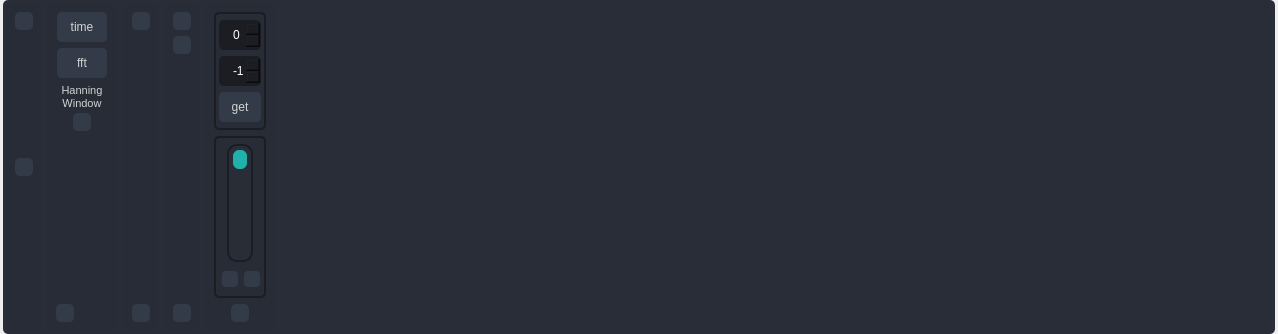
<?xml version="1.0" encoding="UTF-8"?>
<ui version="4.0">
 <class>widget_plot</class>
 <widget class="QWidget" name="widget_plot">
  <property name="geometry">
   <rect>
    <x>0</x>
    <y>0</y>
    <width>1278</width>
    <height>334</height>
   </rect>
  </property>
  <property name="windowTitle">
   <string>Form</string>
  </property>
  <property name="styleSheet">
   <string notr="true">color: rgb(210, 210, 210);</string>
  </property>
  <layout class="QVBoxLayout" name="verticalLayout">
   <property name="spacing">
    <number>3</number>
   </property>
   <property name="leftMargin">
    <number>3</number>
   </property>
   <property name="topMargin">
    <number>0</number>
   </property>
   <property name="rightMargin">
    <number>3</number>
   </property>
   <property name="bottomMargin">
    <number>0</number>
   </property>
   <item>
    <widget class="QFrame" name="frame_plot">
     <property name="minimumSize">
      <size>
       <width>0</width>
       <height>0</height>
      </size>
     </property>
     <property name="maximumSize">
      <size>
       <width>16777215</width>
       <height>16777215</height>
      </size>
     </property>
     <property name="styleSheet">
      <string notr="true">background-color: rgb(41, 45, 56);
border-radius: 5px;
</string>
     </property>
     <property name="frameShape">
      <enum>QFrame::NoFrame</enum>
     </property>
     <property name="frameShadow">
      <enum>QFrame::Raised</enum>
     </property>
     <layout class="QHBoxLayout" name="horizontalLayout">
      <property name="leftMargin">
       <number>3</number>
      </property>
      <property name="topMargin">
       <number>3</number>
      </property>
      <property name="rightMargin">
       <number>3</number>
      </property>
      <property name="bottomMargin">
       <number>3</number>
      </property>
      <item>
       <widget class="QFrame" name="frame_title">
        <property name="sizePolicy">
         <sizepolicy hsizetype="Fixed" vsizetype="Preferred">
          <horstretch>0</horstretch>
          <verstretch>0</verstretch>
         </sizepolicy>
        </property>
        <property name="minimumSize">
         <size>
          <width>35</width>
          <height>0</height>
         </size>
        </property>
        <property name="maximumSize">
         <size>
          <width>35</width>
          <height>16777215</height>
         </size>
        </property>
        <property name="cursor">
         <cursorShape>ArrowCursor</cursorShape>
        </property>
        <property name="styleSheet">
         <string notr="true">QFrame {
    background-color: rgb(39, 44, 54);
}

QPushButton {
	border: 2px solid rgb(52, 59, 72);
	border-radius: 5px;	
	background-color: rgb(52, 59, 72);
}
QPushButton:hover {
	background-color: rgb(57, 65, 80);
	border: 2px solid rgb(61, 70, 86);
}
QPushButton:pressed {	
	background-color: rgb(35, 40, 49);
	border: 2px solid rgb(43, 50, 61);
}
QPushButton:disabled {
     background-color: rgb(29,33,41);
     border: 2px solid rgb(29,33,41);
}</string>
        </property>
        <property name="frameShape">
         <enum>QFrame::StyledPanel</enum>
        </property>
        <property name="frameShadow">
         <enum>QFrame::Raised</enum>
        </property>
        <layout class="QVBoxLayout" name="verticalLayout_3">
         <property name="leftMargin">
          <number>9</number>
         </property>
         <property name="topMargin">
          <number>9</number>
         </property>
         <property name="rightMargin">
          <number>9</number>
         </property>
         <property name="bottomMargin">
          <number>9</number>
         </property>
         <item alignment="Qt::AlignTop">
          <widget class="QPushButton" name="pushButton_pop_out">
           <property name="minimumSize">
            <size>
             <width>18</width>
             <height>18</height>
            </size>
           </property>
           <property name="maximumSize">
            <size>
             <width>18</width>
             <height>18</height>
            </size>
           </property>
           <property name="toolTip">
            <string/>
           </property>
           <property name="styleSheet">
            <string notr="true"/>
           </property>
           <property name="text">
            <string/>
           </property>
           <property name="icon">
            <iconset resource="resources.qrc">
             <normaloff>:/icons/icons/outline_open_in_full_white_18dp.png</normaloff>:/icons/icons/outline_open_in_full_white_18dp.png</iconset>
           </property>
          </widget>
         </item>
         <item>
          <widget class="QPushButton" name="pushButton_plot_settings">
           <property name="minimumSize">
            <size>
             <width>18</width>
             <height>18</height>
            </size>
           </property>
           <property name="maximumSize">
            <size>
             <width>18</width>
             <height>18</height>
            </size>
           </property>
           <property name="toolTip">
            <string>Plot settings</string>
           </property>
           <property name="styleSheet">
            <string notr="true"/>
           </property>
           <property name="text">
            <string/>
           </property>
           <property name="icon">
            <iconset resource="resources.qrc">
             <normaloff>:/icons/icons/outline_settings_white_18dp.png</normaloff>:/icons/icons/outline_settings_white_18dp.png</iconset>
           </property>
          </widget>
         </item>
         <item>
          <widget class="QFrame" name="title_label_frame">
           <property name="sizePolicy">
            <sizepolicy hsizetype="Preferred" vsizetype="Preferred">
             <horstretch>0</horstretch>
             <verstretch>0</verstretch>
            </sizepolicy>
           </property>
           <property name="frameShape">
            <enum>QFrame::StyledPanel</enum>
           </property>
           <property name="frameShadow">
            <enum>QFrame::Raised</enum>
           </property>
           <layout class="QVBoxLayout" name="verticalLayout_2">
            <property name="leftMargin">
             <number>0</number>
            </property>
            <property name="topMargin">
             <number>0</number>
            </property>
            <property name="rightMargin">
             <number>0</number>
            </property>
            <property name="bottomMargin">
             <number>0</number>
            </property>
           </layout>
          </widget>
         </item>
        </layout>
       </widget>
      </item>
      <item>
       <widget class="QFrame" name="frame_time_freq_settings">
        <property name="sizePolicy">
         <sizepolicy hsizetype="Fixed" vsizetype="Preferred">
          <horstretch>0</horstretch>
          <verstretch>0</verstretch>
         </sizepolicy>
        </property>
        <property name="minimumSize">
         <size>
          <width>70</width>
          <height>0</height>
         </size>
        </property>
        <property name="maximumSize">
         <size>
          <width>35</width>
          <height>16777215</height>
         </size>
        </property>
        <property name="cursor">
         <cursorShape>ArrowCursor</cursorShape>
        </property>
        <property name="styleSheet">
         <string notr="true">QFrame {
    background-color: rgb(39, 44, 54);
}

QPushButton {
	border: 2px solid rgb(52, 59, 72);
	border-radius: 5px;	
	background-color: rgb(52, 59, 72);
}
QPushButton:hover {
	background-color: rgb(57, 65, 80);
	border: 2px solid rgb(61, 70, 86);
}
QPushButton:pressed {	
	background-color: rgb(35, 40, 49);
	border: 2px solid rgb(43, 50, 61);
}
QPushButton:disabled {
     background-color: rgb(29,33,41);
     border: 2px solid rgb(29,33,41);
}
QSpinBox {
    color: rgb(255,255,255);
    background-color: rgb(27, 29, 35);
    border-radius: 5px;
    border: 2px solid rgb(27, 29, 35);
    padding-left: 10px;
}
QSpinBox:hover {
    border: 2px solid rgb(58, 66, 81);
}
QSpinBox:focus {
    border: 2px solid rgb(91, 101, 124);
}
QSpinBox:disabled {
    color: rgb(60,60,60);
	border: 2px solid rgb(64, 64, 64);
}

QSpinBox::up-button {
    border-image: url(:/icons/icons/outline_keyboard_arrow_up_white_18dp.png);
    /*border-width: 1px;*/
}

QSpinBox::down-button {
    border-image: url(:/icons/icons/outline_keyboard_arrow_down_white_18dp.png);
    /*border-width: 1px;*/
}</string>
        </property>
        <property name="frameShape">
         <enum>QFrame::StyledPanel</enum>
        </property>
        <property name="frameShadow">
         <enum>QFrame::Raised</enum>
        </property>
        <layout class="QVBoxLayout" name="verticalLayout_11">
         <property name="leftMargin">
          <number>9</number>
         </property>
         <property name="topMargin">
          <number>9</number>
         </property>
         <property name="rightMargin">
          <number>9</number>
         </property>
         <property name="bottomMargin">
          <number>9</number>
         </property>
         <item alignment="Qt::AlignHCenter">
          <widget class="QPushButton" name="pushButton_tf_time">
           <property name="minimumSize">
            <size>
             <width>50</width>
             <height>30</height>
            </size>
           </property>
           <property name="maximumSize">
            <size>
             <width>50</width>
             <height>30</height>
            </size>
           </property>
           <property name="toolTip">
            <string>live plot over time</string>
           </property>
           <property name="styleSheet">
            <string notr="true"/>
           </property>
           <property name="text">
            <string>time</string>
           </property>
          </widget>
         </item>
         <item alignment="Qt::AlignHCenter">
          <widget class="QPushButton" name="pushButton_tf_fft">
           <property name="minimumSize">
            <size>
             <width>50</width>
             <height>30</height>
            </size>
           </property>
           <property name="maximumSize">
            <size>
             <width>50</width>
             <height>30</height>
            </size>
           </property>
           <property name="toolTip">
            <string>live FFT plot</string>
           </property>
           <property name="styleSheet">
            <string notr="true"/>
           </property>
           <property name="text">
            <string>fft</string>
           </property>
          </widget>
         </item>
         <item>
          <widget class="QFrame" name="frame_tf_fft_settings">
           <property name="sizePolicy">
            <sizepolicy hsizetype="Expanding" vsizetype="Preferred">
             <horstretch>0</horstretch>
             <verstretch>0</verstretch>
            </sizepolicy>
           </property>
           <property name="frameShape">
            <enum>QFrame::StyledPanel</enum>
           </property>
           <property name="frameShadow">
            <enum>QFrame::Raised</enum>
           </property>
           <layout class="QVBoxLayout" name="verticalLayout_7">
            <property name="spacing">
             <number>3</number>
            </property>
            <property name="leftMargin">
             <number>0</number>
            </property>
            <property name="topMargin">
             <number>0</number>
            </property>
            <property name="rightMargin">
             <number>0</number>
            </property>
            <property name="bottomMargin">
             <number>0</number>
            </property>
            <item>
             <widget class="QLabel" name="hanning_window_label">
              <property name="sizePolicy">
               <sizepolicy hsizetype="Preferred" vsizetype="Minimum">
                <horstretch>0</horstretch>
                <verstretch>0</verstretch>
               </sizepolicy>
              </property>
              <property name="minimumSize">
               <size>
                <width>0</width>
                <height>0</height>
               </size>
              </property>
              <property name="maximumSize">
               <size>
                <width>16777215</width>
                <height>16777215</height>
               </size>
              </property>
              <property name="text">
               <string>&lt;html&gt;&lt;head/&gt;&lt;body&gt;&lt;p align=&quot;center&quot;&gt;&lt;span style=&quot; font-size:8pt;&quot;&gt;Hanning&lt;br/&gt;Window&lt;/span&gt;&lt;/p&gt;&lt;/body&gt;&lt;/html&gt;</string>
              </property>
              <property name="textFormat">
               <enum>Qt::MarkdownText</enum>
              </property>
             </widget>
            </item>
            <item alignment="Qt::AlignHCenter">
             <widget class="QPushButton" name="pushButton_hanning_window">
              <property name="minimumSize">
               <size>
                <width>18</width>
                <height>18</height>
               </size>
              </property>
              <property name="maximumSize">
               <size>
                <width>18</width>
                <height>18</height>
               </size>
              </property>
              <property name="toolTip">
               <string/>
              </property>
              <property name="styleSheet">
               <string notr="true"/>
              </property>
              <property name="text">
               <string/>
              </property>
              <property name="icon">
               <iconset resource="resources.qrc">
                <normaloff>:/icons/icons/outline_window_white_18dp.png</normaloff>:/icons/icons/outline_window_white_18dp.png</iconset>
              </property>
             </widget>
            </item>
           </layout>
          </widget>
         </item>
         <item>
          <spacer name="verticalSpacer_3">
           <property name="orientation">
            <enum>Qt::Vertical</enum>
           </property>
           <property name="sizeHint" stdset="0">
            <size>
             <width>20</width>
             <height>40</height>
            </size>
           </property>
          </spacer>
         </item>
         <item>
          <widget class="QPushButton" name="pushButton_time_freq_close_settings">
           <property name="minimumSize">
            <size>
             <width>18</width>
             <height>18</height>
            </size>
           </property>
           <property name="maximumSize">
            <size>
             <width>18</width>
             <height>18</height>
            </size>
           </property>
           <property name="toolTip">
            <string>Close plot settings</string>
           </property>
           <property name="styleSheet">
            <string notr="true"/>
           </property>
           <property name="text">
            <string/>
           </property>
           <property name="icon">
            <iconset resource="resources.qrc">
             <normaloff>:/icons/icons/outline_arrow_back_ios_white_18dp.png</normaloff>:/icons/icons/outline_arrow_back_ios_white_18dp.png</iconset>
           </property>
          </widget>
         </item>
        </layout>
       </widget>
      </item>
      <item>
       <widget class="QFrame" name="frame_load_out_fmt">
        <property name="sizePolicy">
         <sizepolicy hsizetype="Fixed" vsizetype="Preferred">
          <horstretch>0</horstretch>
          <verstretch>0</verstretch>
         </sizepolicy>
        </property>
        <property name="minimumSize">
         <size>
          <width>35</width>
          <height>0</height>
         </size>
        </property>
        <property name="maximumSize">
         <size>
          <width>35</width>
          <height>16777215</height>
         </size>
        </property>
        <property name="cursor">
         <cursorShape>ArrowCursor</cursorShape>
        </property>
        <property name="styleSheet">
         <string notr="true">QFrame {
    background-color: rgb(39, 44, 54);
}

QPushButton {
	border: 2px solid rgb(52, 59, 72);
	border-radius: 5px;	
	background-color: rgb(52, 59, 72);
}
QPushButton:hover {
	background-color: rgb(57, 65, 80);
	border: 2px solid rgb(61, 70, 86);
}
QPushButton:pressed {	
	background-color: rgb(35, 40, 49);
	border: 2px solid rgb(43, 50, 61);
}
QPushButton:disabled {
     background-color: rgb(29,33,41);
     border: 2px solid rgb(29,33,41);
}</string>
        </property>
        <property name="frameShape">
         <enum>QFrame::StyledPanel</enum>
        </property>
        <property name="frameShadow">
         <enum>QFrame::Raised</enum>
        </property>
        <layout class="QVBoxLayout" name="verticalLayout_8">
         <property name="leftMargin">
          <number>9</number>
         </property>
         <property name="topMargin">
          <number>9</number>
         </property>
         <property name="rightMargin">
          <number>9</number>
         </property>
         <property name="bottomMargin">
          <number>9</number>
         </property>
         <item>
          <widget class="QPushButton" name="pushButton_load_out_fmt">
           <property name="minimumSize">
            <size>
             <width>18</width>
             <height>18</height>
            </size>
           </property>
           <property name="maximumSize">
            <size>
             <width>18</width>
             <height>18</height>
            </size>
           </property>
           <property name="toolTip">
            <string>Output format description file loading</string>
           </property>
           <property name="styleSheet">
            <string notr="true"/>
           </property>
           <property name="text">
            <string/>
           </property>
           <property name="icon">
            <iconset resource="resources.qrc">
             <normaloff>:/icons/icons/outline_file_upload_white_18dp.png</normaloff>:/icons/icons/outline_file_upload_white_18dp.png</iconset>
           </property>
          </widget>
         </item>
         <item>
          <widget class="QPushButton" name="out_fmt_status">
           <property name="enabled">
            <bool>true</bool>
           </property>
           <property name="minimumSize">
            <size>
             <width>18</width>
             <height>18</height>
            </size>
           </property>
           <property name="maximumSize">
            <size>
             <width>18</width>
             <height>18</height>
            </size>
           </property>
           <property name="toolTip">
            <string>Output format description file loading status</string>
           </property>
           <property name="styleSheet">
            <string notr="true">background-color: transparent;
border-color: transparent;</string>
           </property>
           <property name="text">
            <string/>
           </property>
           <property name="icon">
            <iconset resource="resources.qrc">
             <normaloff>:/icons/icons/outline_close_white_36dp.png</normaloff>:/icons/icons/outline_close_white_36dp.png</iconset>
           </property>
          </widget>
         </item>
         <item>
          <spacer name="verticalSpacer_2">
           <property name="orientation">
            <enum>Qt::Vertical</enum>
           </property>
           <property name="sizeHint" stdset="0">
            <size>
             <width>20</width>
             <height>40</height>
            </size>
           </property>
          </spacer>
         </item>
         <item>
          <widget class="QPushButton" name="pushButton_close_settings">
           <property name="minimumSize">
            <size>
             <width>18</width>
             <height>18</height>
            </size>
           </property>
           <property name="maximumSize">
            <size>
             <width>18</width>
             <height>18</height>
            </size>
           </property>
           <property name="toolTip">
            <string>Close plot settings</string>
           </property>
           <property name="styleSheet">
            <string notr="true"/>
           </property>
           <property name="text">
            <string/>
           </property>
           <property name="icon">
            <iconset resource="resources.qrc">
             <normaloff>:/icons/icons/outline_arrow_back_ios_white_18dp.png</normaloff>:/icons/icons/outline_arrow_back_ios_white_18dp.png</iconset>
           </property>
          </widget>
         </item>
        </layout>
       </widget>
      </item>
      <item>
       <widget class="QFrame" name="frame_fft_settings">
        <property name="sizePolicy">
         <sizepolicy hsizetype="Fixed" vsizetype="Preferred">
          <horstretch>0</horstretch>
          <verstretch>0</verstretch>
         </sizepolicy>
        </property>
        <property name="minimumSize">
         <size>
          <width>35</width>
          <height>0</height>
         </size>
        </property>
        <property name="maximumSize">
         <size>
          <width>35</width>
          <height>16777215</height>
         </size>
        </property>
        <property name="cursor">
         <cursorShape>ArrowCursor</cursorShape>
        </property>
        <property name="styleSheet">
         <string notr="true">QFrame {
    background-color: rgb(39, 44, 54);
}

QPushButton {
	border: 2px solid rgb(52, 59, 72);
	border-radius: 5px;	
	background-color: rgb(52, 59, 72);
}
QPushButton:hover {
	background-color: rgb(57, 65, 80);
	border: 2px solid rgb(61, 70, 86);
}
QPushButton:pressed {	
	background-color: rgb(35, 40, 49);
	border: 2px solid rgb(43, 50, 61);
}
QPushButton:disabled {
     background-color: rgb(29,33,41);
     border: 2px solid rgb(29,33,41);
}</string>
        </property>
        <property name="frameShape">
         <enum>QFrame::StyledPanel</enum>
        </property>
        <property name="frameShadow">
         <enum>QFrame::Raised</enum>
        </property>
        <layout class="QVBoxLayout" name="verticalLayout_9">
         <property name="leftMargin">
          <number>9</number>
         </property>
         <property name="topMargin">
          <number>9</number>
         </property>
         <property name="rightMargin">
          <number>9</number>
         </property>
         <property name="bottomMargin">
          <number>9</number>
         </property>
         <item>
          <widget class="QPushButton" name="pushButton_fft_peak">
           <property name="minimumSize">
            <size>
             <width>18</width>
             <height>18</height>
            </size>
           </property>
           <property name="maximumSize">
            <size>
             <width>18</width>
             <height>18</height>
            </size>
           </property>
           <property name="toolTip">
            <string>Frequency peak detector</string>
           </property>
           <property name="styleSheet">
            <string notr="true"/>
           </property>
           <property name="text">
            <string/>
           </property>
           <property name="icon">
            <iconset resource="resources.qrc">
             <normaloff>:/icons/icons/outline_peak_white_18dp.png</normaloff>:/icons/icons/outline_peak_white_18dp.png</iconset>
           </property>
          </widget>
         </item>
         <item>
          <widget class="QPushButton" name="pushButton_fft_filter">
           <property name="minimumSize">
            <size>
             <width>18</width>
             <height>18</height>
            </size>
           </property>
           <property name="maximumSize">
            <size>
             <width>18</width>
             <height>18</height>
            </size>
           </property>
           <property name="toolTip">
            <string>Enable frequency filter regions</string>
           </property>
           <property name="styleSheet">
            <string notr="true"/>
           </property>
           <property name="text">
            <string/>
           </property>
           <property name="icon">
            <iconset resource="resources.qrc">
             <normaloff>:/icons/icons/outline_filter_alt_white_18dp.png</normaloff>:/icons/icons/outline_filter_alt_white_18dp.png</iconset>
           </property>
          </widget>
         </item>
         <item>
          <spacer name="verticalSpacer">
           <property name="orientation">
            <enum>Qt::Vertical</enum>
           </property>
           <property name="sizeHint" stdset="0">
            <size>
             <width>20</width>
             <height>40</height>
            </size>
           </property>
          </spacer>
         </item>
         <item>
          <widget class="QPushButton" name="pushButton_fft_close_settings">
           <property name="minimumSize">
            <size>
             <width>18</width>
             <height>18</height>
            </size>
           </property>
           <property name="maximumSize">
            <size>
             <width>18</width>
             <height>18</height>
            </size>
           </property>
           <property name="toolTip">
            <string>Close plot settings</string>
           </property>
           <property name="styleSheet">
            <string notr="true"/>
           </property>
           <property name="text">
            <string/>
           </property>
           <property name="icon">
            <iconset resource="resources.qrc">
             <normaloff>:/icons/icons/outline_arrow_back_ios_white_18dp.png</normaloff>:/icons/icons/outline_arrow_back_ios_white_18dp.png</iconset>
           </property>
          </widget>
         </item>
        </layout>
       </widget>
      </item>
      <item>
       <widget class="QFrame" name="frame_wav_control">
        <property name="enabled">
         <bool>true</bool>
        </property>
        <property name="sizePolicy">
         <sizepolicy hsizetype="Fixed" vsizetype="Preferred">
          <horstretch>0</horstretch>
          <verstretch>0</verstretch>
         </sizepolicy>
        </property>
        <property name="minimumSize">
         <size>
          <width>70</width>
          <height>0</height>
         </size>
        </property>
        <property name="maximumSize">
         <size>
          <width>70</width>
          <height>16777215</height>
         </size>
        </property>
        <property name="cursor">
         <cursorShape>ArrowCursor</cursorShape>
        </property>
        <property name="styleSheet">
         <string notr="true">QFrame {
    background-color: rgb(39, 44, 54);
}

QPushButton {
	border: 2px solid rgb(52, 59, 72);
	border-radius: 5px;	
	background-color: rgb(52, 59, 72);
}
QPushButton:hover {
	background-color: rgb(57, 65, 80);
	border: 2px solid rgb(61, 70, 86);
}
QPushButton:pressed {	
	background-color: rgb(35, 40, 49);
	border: 2px solid rgb(43, 50, 61);
}
QPushButton:disabled {
     background-color: rgb(29,33,41);
     border: 2px solid rgb(29,33,41);
}</string>
        </property>
        <property name="frameShape">
         <enum>QFrame::StyledPanel</enum>
        </property>
        <property name="frameShadow">
         <enum>QFrame::Raised</enum>
        </property>
        <layout class="QVBoxLayout" name="verticalLayout_10">
         <property name="leftMargin">
          <number>9</number>
         </property>
         <property name="topMargin">
          <number>9</number>
         </property>
         <property name="rightMargin">
          <number>9</number>
         </property>
         <property name="bottomMargin">
          <number>9</number>
         </property>
         <item>
          <widget class="QFrame" name="convert_wav_frame">
           <property name="enabled">
            <bool>true</bool>
           </property>
           <property name="minimumSize">
            <size>
             <width>0</width>
             <height>0</height>
            </size>
           </property>
           <property name="styleSheet">
            <string notr="true">QFrame {
	border-radius: 5px;
	border: 2px solid rgb(27, 29, 35);
}

QSpinBox {
    color: rgb(255,255,255);
    background-color: rgb(27, 29, 35);
    border-radius: 5px;
    border: 2px solid rgb(27, 29, 35);
    padding-left: 10px;
}
QSpinBox:hover {
    border: 2px solid rgb(58, 66, 81);
}
QSpinBox:focus {
    border: 2px solid rgb(91, 101, 124);
}
QSpinBox:disabled {
    color: rgb(60,60,60);
	border: 2px solid rgb(64, 64, 64);
}

QSpinBox::up-button {
    border-image: url(:/icons/icons/outline_keyboard_arrow_up_white_18dp.png);
    /*border-width: 1px;*/
}

QSpinBox::down-button {
    border-image: url(:/icons/icons/outline_keyboard_arrow_down_white_18dp.png);
    /*border-width: 1px;*/
}</string>
           </property>
           <property name="frameShape">
            <enum>QFrame::StyledPanel</enum>
           </property>
           <property name="frameShadow">
            <enum>QFrame::Raised</enum>
           </property>
           <layout class="QVBoxLayout" name="verticalLayout_4">
            <property name="spacing">
             <number>6</number>
            </property>
            <property name="leftMargin">
             <number>3</number>
            </property>
            <property name="topMargin">
             <number>6</number>
            </property>
            <property name="rightMargin">
             <number>3</number>
            </property>
            <property name="bottomMargin">
             <number>6</number>
            </property>
            <item>
             <widget class="QSpinBox" name="start_time_spinbox">
              <property name="enabled">
               <bool>true</bool>
              </property>
              <property name="minimumSize">
               <size>
                <width>0</width>
                <height>30</height>
               </size>
              </property>
              <property name="toolTip">
               <string>Start time [seconds]</string>
              </property>
              <property name="wrapping">
               <bool>false</bool>
              </property>
              <property name="frame">
               <bool>true</bool>
              </property>
             </widget>
            </item>
            <item>
             <widget class="QSpinBox" name="end_time_spinbox">
              <property name="enabled">
               <bool>true</bool>
              </property>
              <property name="minimumSize">
               <size>
                <width>0</width>
                <height>30</height>
               </size>
              </property>
              <property name="toolTip">
               <string>End time [seconds]</string>
              </property>
              <property name="wrapping">
               <bool>false</bool>
              </property>
              <property name="frame">
               <bool>true</bool>
              </property>
              <property name="minimum">
               <number>-1</number>
              </property>
              <property name="value">
               <number>-1</number>
              </property>
             </widget>
            </item>
            <item alignment="Qt::AlignHCenter">
             <widget class="QPushButton" name="pushButton_convert_wav">
              <property name="enabled">
               <bool>true</bool>
              </property>
              <property name="minimumSize">
               <size>
                <width>42</width>
                <height>30</height>
               </size>
              </property>
              <property name="maximumSize">
               <size>
                <width>42</width>
                <height>30</height>
               </size>
              </property>
              <property name="toolTip">
               <string>Start .dat to .wav conversion</string>
              </property>
              <property name="layoutDirection">
               <enum>Qt::RightToLeft</enum>
              </property>
              <property name="styleSheet">
               <string notr="true"/>
              </property>
              <property name="text">
               <string>get</string>
              </property>
              <property name="icon">
               <iconset resource="resources.qrc">
                <normaloff>:/icons/icons/outline_audiotrack_white_18dp.png</normaloff>:/icons/icons/outline_audiotrack_white_18dp.png</iconset>
              </property>
              <property name="checkable">
               <bool>false</bool>
              </property>
             </widget>
            </item>
           </layout>
          </widget>
         </item>
         <item>
          <widget class="QFrame" name="playing_wav_frame">
           <property name="enabled">
            <bool>true</bool>
           </property>
           <property name="minimumSize">
            <size>
             <width>0</width>
             <height>0</height>
            </size>
           </property>
           <property name="styleSheet">
            <string notr="true">QFrame {
	border-radius: 5px;
	border: 2px solid rgb(27, 29, 35);
}</string>
           </property>
           <property name="frameShape">
            <enum>QFrame::StyledPanel</enum>
           </property>
           <property name="frameShadow">
            <enum>QFrame::Raised</enum>
           </property>
           <layout class="QVBoxLayout" name="verticalLayout_5">
            <property name="spacing">
             <number>6</number>
            </property>
            <property name="leftMargin">
             <number>3</number>
            </property>
            <property name="topMargin">
             <number>6</number>
            </property>
            <property name="rightMargin">
             <number>3</number>
            </property>
            <property name="bottomMargin">
             <number>6</number>
            </property>
            <item alignment="Qt::AlignHCenter">
             <widget class="QProgressBar" name="wav_progressBar">
              <property name="enabled">
               <bool>true</bool>
              </property>
              <property name="styleSheet">
               <string notr="true">/* PROGRESS BAR */
QProgressBar {
    border: 2px solid rgb(27, 29, 35);
    border-radius: 10px;
    text-align: center;
}

QProgressBar::chunk {
    background-color: rgb(32, 178, 170);
    margin: 4px;
    border-bottom-right-radius: 6px;
    border-bottom-left-radius: 6px;
    border-top-right-radius: 6px;
    border-top-left-radius: 6px;
}

QProgressBar:disabled {
    border: 2px solid rgb(64, 64, 64);
    border-radius: 10px;
    text-align: center;
}

QProgressBar::chunk:disabled {
    background-color: rgb(64, 64, 64);
    margin: 4px;
    border-bottom-right-radius: 6px;
    border-bottom-left-radius: 6px;
    border-top-right-radius: 6px;
    border-top-left-radius: 6px;
}
</string>
              </property>
              <property name="value">
               <number>24</number>
              </property>
              <property name="textVisible">
               <bool>false</bool>
              </property>
              <property name="orientation">
               <enum>Qt::Vertical</enum>
              </property>
              <property name="invertedAppearance">
               <bool>true</bool>
              </property>
              <property name="textDirection">
               <enum>QProgressBar::TopToBottom</enum>
              </property>
             </widget>
            </item>
            <item>
             <widget class="QFrame" name="frame">
              <property name="styleSheet">
               <string notr="true">border-color: transparent;</string>
              </property>
              <property name="frameShape">
               <enum>QFrame::StyledPanel</enum>
              </property>
              <property name="frameShadow">
               <enum>QFrame::Raised</enum>
              </property>
              <layout class="QHBoxLayout" name="horizontalLayout_2">
               <property name="leftMargin">
                <number>0</number>
               </property>
               <property name="topMargin">
                <number>0</number>
               </property>
               <property name="rightMargin">
                <number>0</number>
               </property>
               <property name="bottomMargin">
                <number>0</number>
               </property>
               <item>
                <widget class="QPushButton" name="pushButton_play_wav">
                 <property name="minimumSize">
                  <size>
                   <width>18</width>
                   <height>18</height>
                  </size>
                 </property>
                 <property name="maximumSize">
                  <size>
                   <width>18</width>
                   <height>18</height>
                  </size>
                 </property>
                 <property name="toolTip">
                  <string>Play converted Wav</string>
                 </property>
                 <property name="styleSheet">
                  <string notr="true"/>
                 </property>
                 <property name="text">
                  <string/>
                 </property>
                 <property name="icon">
                  <iconset resource="resources.qrc">
                   <normaloff>:/icons/icons/outline_play_arrow_white_18dp.png</normaloff>:/icons/icons/outline_play_arrow_white_18dp.png</iconset>
                 </property>
                </widget>
               </item>
               <item>
                <widget class="QPushButton" name="pushButton_stop_wav">
                 <property name="minimumSize">
                  <size>
                   <width>18</width>
                   <height>18</height>
                  </size>
                 </property>
                 <property name="maximumSize">
                  <size>
                   <width>18</width>
                   <height>18</height>
                  </size>
                 </property>
                 <property name="toolTip">
                  <string>Play converted Wav</string>
                 </property>
                 <property name="styleSheet">
                  <string notr="true"/>
                 </property>
                 <property name="text">
                  <string/>
                 </property>
                 <property name="icon">
                  <iconset resource="resources.qrc">
                   <normaloff>:/icons/icons/outline_stop_white_18dp.png</normaloff>:/icons/icons/outline_stop_white_18dp.png</iconset>
                 </property>
                </widget>
               </item>
              </layout>
             </widget>
            </item>
           </layout>
          </widget>
         </item>
         <item alignment="Qt::AlignHCenter">
          <widget class="QPushButton" name="pushButton_wav_close_settings">
           <property name="minimumSize">
            <size>
             <width>18</width>
             <height>18</height>
            </size>
           </property>
           <property name="maximumSize">
            <size>
             <width>18</width>
             <height>18</height>
            </size>
           </property>
           <property name="toolTip">
            <string>Close plot settings</string>
           </property>
           <property name="styleSheet">
            <string notr="true">QPushButton {
	border: 2px solid rgb(52, 59, 72);
	border-radius: 5px;	
	background-color: rgb(52, 59, 72);
}
QPushButton:hover {
	background-color: rgb(57, 65, 80);
	border: 2px solid rgb(61, 70, 86);
}
QPushButton:pressed {	
	background-color: rgb(35, 40, 49);
	border: 2px solid rgb(43, 50, 61);
}</string>
           </property>
           <property name="text">
            <string/>
           </property>
           <property name="icon">
            <iconset resource="resources.qrc">
             <normaloff>:/icons/icons/outline_arrow_back_ios_white_18dp.png</normaloff>:/icons/icons/outline_arrow_back_ios_white_18dp.png</iconset>
           </property>
          </widget>
         </item>
        </layout>
       </widget>
      </item>
      <item>
       <widget class="QFrame" name="frame_contents">
        <property name="enabled">
         <bool>true</bool>
        </property>
        <property name="sizePolicy">
         <sizepolicy hsizetype="Preferred" vsizetype="Preferred">
          <horstretch>0</horstretch>
          <verstretch>0</verstretch>
         </sizepolicy>
        </property>
        <property name="maximumSize">
         <size>
          <width>16777215</width>
          <height>16777215</height>
         </size>
        </property>
        <property name="cursor">
         <cursorShape>ArrowCursor</cursorShape>
        </property>
        <property name="frameShadow">
         <enum>QFrame::Raised</enum>
        </property>
        <layout class="QVBoxLayout" name="verticalLayout_6">
         <property name="spacing">
          <number>0</number>
         </property>
         <property name="leftMargin">
          <number>0</number>
         </property>
         <property name="topMargin">
          <number>0</number>
         </property>
         <property name="rightMargin">
          <number>0</number>
         </property>
         <property name="bottomMargin">
          <number>0</number>
         </property>
        </layout>
       </widget>
      </item>
     </layout>
    </widget>
   </item>
  </layout>
 </widget>
 <resources>
  <include location="resources.qrc"/>
 </resources>
 <connections/>
</ui>
